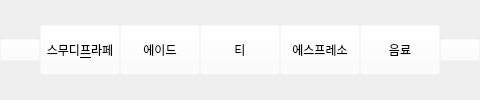
                     <widget class="QWidget" name="page_2">
                      <layout class="QHBoxLayout" name="horizontalLayout_3">
                       <property name="spacing">
                        <number>0</number>
                       </property>
                       <property name="leftMargin">
                        <number>0</number>
                       </property>
                       <property name="topMargin">
                        <number>0</number>
                       </property>
                       <property name="rightMargin">
                        <number>0</number>
                       </property>
                       <property name="bottomMargin">
                        <number>0</number>
                       </property>
                       <item>
                        <widget class="QPushButton" name="left_btn_2">
                         <property name="maximumSize">
                          <size>
                           <width>40</width>
                           <height>16777215</height>
                          </size>
                         </property>
                         <property name="styleSheet">
                          <string notr="true">background-color: rgba(255, 255, 255, 0);</string>
                         </property>
                         <property name="text">
                          <string/>
                         </property>
                         <property name="icon">
                          <iconset>
                           <normaloff>../img/qt자료/arrow-left.png</normaloff>../img/qt자료/arrow-left.png</iconset>
                         </property>
                         <property name="iconSize">
                          <size>
                           <width>40</width>
                           <height>40</height>
                          </size>
                         </property>
                        </widget>
                       </item>
                       <item>
                        <widget class="QPushButton" name="pushButton_10">
                         <property name="minimumSize">
                          <size>
                           <width>0</width>
                           <height>50</height>
                          </size>
                         </property>
                         <property name="styleSheet">
                          <string notr="true">background-color: rgba(255, 255, 255, 0);</string>
                         </property>
                         <property name="text">
                          <string>스무디&amp;프라페</string>
                         </property>
                        </widget>
                       </item>
                       <item>
                        <widget class="QPushButton" name="pushButton_9">
                         <property name="minimumSize">
                          <size>
                           <width>0</width>
                           <height>50</height>
                          </size>
                         </property>
                         <property name="styleSheet">
                          <string notr="true">background-color: rgba(255, 255, 255, 0);</string>
                         </property>
                         <property name="text">
                          <string>에이드</string>
                         </property>
                        </widget>
                       </item>
                       <item>
                        <widget class="QPushButton" name="pushButton_12">
                         <property name="minimumSize">
                          <size>
                           <width>0</width>
                           <height>50</height>
                          </size>
                         </property>
                         <property name="styleSheet">
                          <string notr="true">background-color: rgba(255, 255, 255, 0);</string>
                         </property>
                         <property name="text">
                          <string>티</string>
                         </property>
                        </widget>
                       </item>
                       <item>
                        <widget class="QPushButton" name="pushButton_8">
                         <property name="minimumSize">
                          <size>
                           <width>0</width>
                           <height>50</height>
                          </size>
                         </property>
                         <property name="styleSheet">
                          <string notr="true">background-color: rgba(255, 255, 255, 0);</string>
                         </property>
                         <property name="text">
                          <string>에스프레소</string>
                         </property>
                        </widget>
                       </item>
                       <item>
                        <widget class="QPushButton" name="pushButton_13">
                         <property name="minimumSize">
                          <size>
                           <width>0</width>
                           <height>50</height>
                          </size>
                         </property>
                         <property name="styleSheet">
                          <string notr="true">background-color: rgba(255, 255, 255, 0);</string>
                         </property>
                         <property name="text">
                          <string>음료</string>
                         </property>
                        </widget>
                       </item>
                       <item>
                        <widget class="QPushButton" name="right_btn_2">
                         <property name="maximumSize">
                          <size>
                           <width>40</width>
                           <height>16777215</height>
                          </size>
                         </property>
                         <property name="styleSheet">
                          <string notr="true">background-color: rgba(255, 255, 255, 0);</string>
                         </property>
                         <property name="text">
                          <string/>
                         </property>
                         <property name="icon">
                          <iconset>
                           <normaloff>../img/qt자료/arrow-right.png</normaloff>../img/qt자료/arrow-right.png</iconset>
                         </property>
                         <property name="iconSize">
                          <size>
                           <width>40</width>
                           <height>40</height>
                          </size>
                         </property>
                        </widget>
                       </item>
                      </layout>
                     </widget>
